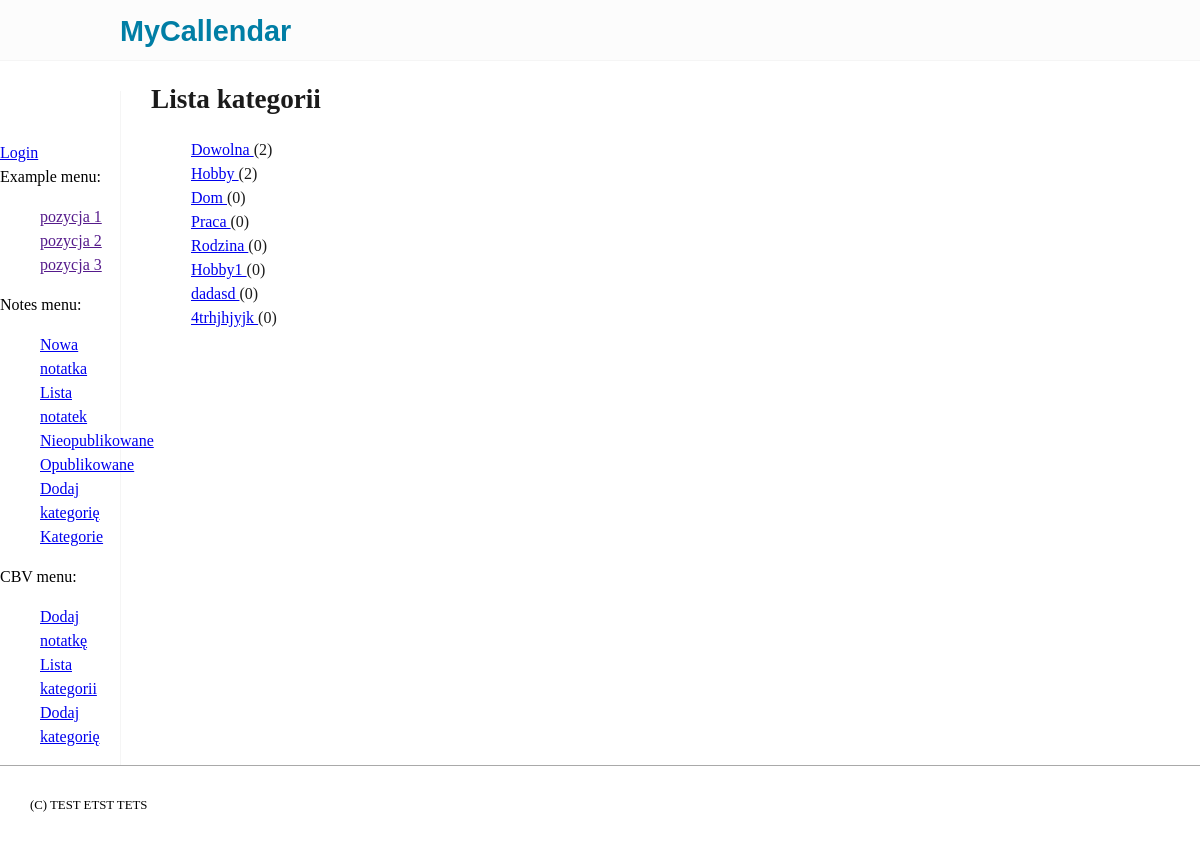
The app's page /notes/cbv/categories/ with its own data.
### notes/models.py (models this page shows, shortened)
class Category(models.Model):
    name = models.CharField(max_length=30, unique=True)
    class Meta:
        verbose_name = "Kategoria"
        verbose_name_plural = "Kategorie"

### notes/templates/notes/cbv_category_list.html (shortened to what this page needs)
{% extends 'examples/base.html' %}
{% block main_content %}
<h1> Lista kategorii</h1>
<ul>
    {% for i in object_list %}
    <li> <a href="{% url 'notes_cbv_category' i.id %}">{{ i.name }} </a>({{ i.note_set.count }})</li>
    {% endfor %}
</ul>
{% endblock %}

### examples/static/examples/css/style.css (style rules this page uses)
body { width:100%; border:0; margin:0; padding:0; font-size:16px; line-height:1.5; }
h1,h2,h3, { font-family: sans-serif; color: #1b1b1b; }
h1 { font-size:1.7rem; }
ul { list-style: none; }

### records on screen
Category: name "Dowolna", note_set.count "2"
Category: name "Hobby", note_set.count "2"
Category: name "Dom", note_set.count "0"
Category: name "Praca", note_set.count "0"
Category: name "Rodzina", note_set.count "0"
Category: name "Hobby1", note_set.count "0"
Category: name "dadasd", note_set.count "0"
Category: name "4trhjhjyjk", note_set.count "0"
